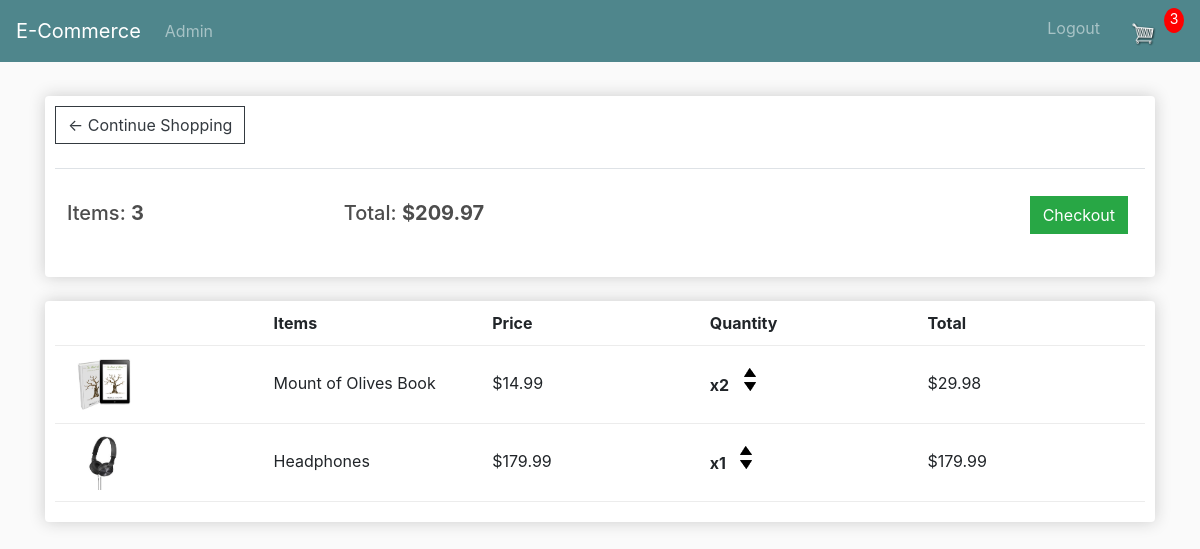
/cart/ (signed in), run on an earlier commit of the app's database.
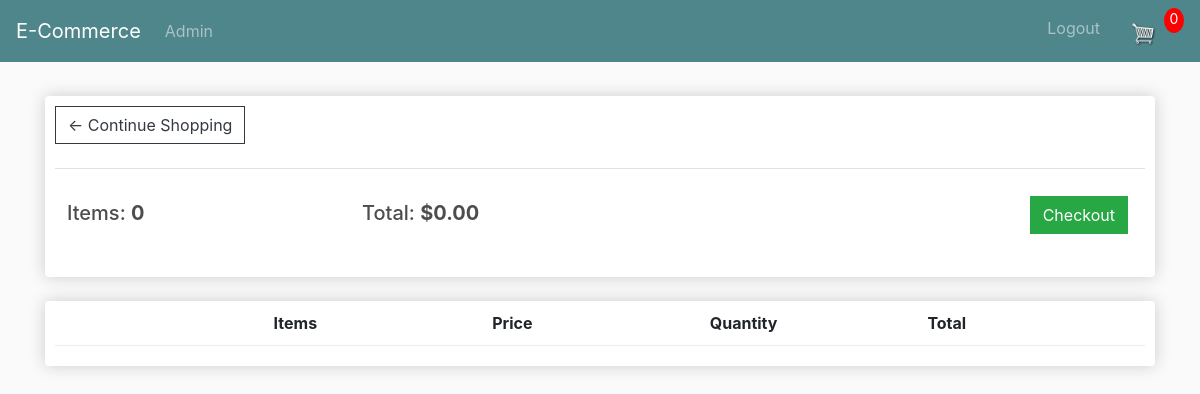
And on a later commit of the database.
### store/models.py (models this page shows, shortened)
class Order(models.Model):
    customer = models.ForeignKey(Customer, on_delete=models.SET_NULL, blank=True, null=True)
    date_ordered = models.DateTimeField(auto_now_add=True)
    complete = models.BooleanField(default=False, null=True, blank=True)
    transaction_id = models.CharField(max_length=200, null=True)
    @property
    def get_cart_total(self):
        orderitems = self.orderitem_set.all()
        total = sum([item.get_total for item in orderitems])
        return total
    @property
    def get_cart_items(self):
        orderitems = self.orderitem_set.all()
        total = sum([item.quantity for item in orderitems])
        return total

class OrderItem(models.Model):
    product = models.ForeignKey(Product, on_delete=models.SET_NULL, blank=True, null=True)
    cart = models.ForeignKey(Order, on_delete=models.SET_NULL, blank=True, null=True)
    quantity = models.IntegerField(default=0, null=True, blank=True)
    date_added = models.DateTimeField(auto_now_add=True)
    @property
    def get_total(self):
        total = self.product.price * self.quantity
        return total

class Product(models.Model):
    name = models.CharField(max_length=200, null=True, blank=True)
    price = models.FloatField()
    digital = models.BooleanField(default=False, null=True, blank=True)
    image = models.ImageField(null=True, blank=True)
    @property
    def imageURL(self):
        try:
            url = self.image.url
        except:
            url='static/images/ProductTemplate.png'
        return url

### store/views.py (the view)
# urls.py: path('cart/', views.cart, name='cart'),
def cart(request):
    if request.user.is_authenticated:
        customer = request.user.customer
        order, created = Order.objects.get_or_create(customer=customer, complete=False)
        items = order.orderitem_set.all()
        cartItems = order.get_cart_items
    else:
        cart = json.loads(request.COOKIES['cart'])
        print('cart:', cart)
        items = []
        order = {'get_cart_items':0, 'get_cart_total':0, 'shipping':False}
        cartItems = order['get_cart_items']
    context = {'items':items, 'order':order, 'cartItems':cartItems}
    return render(request,"store/cart.html",context)

### store/templates/store/cart.html
{% extends 'store/base.html' %}
{% load static %}
{% block content %}
    <div class="row">
        <div class="col-lg-12">
            <div class="box-element">
                <a class="btn btn-outline-dark" href="{% url 'store' %}">&#x2190; Continue Shopping</a>
                <br>
                <br>
                <table class="table">
                    <th><h5 style="margin-top: 20px;">Items: <strong>{{order.get_cart_items}}</strong></h5></th>
                    <th><h5 style="margin-top: 20px;">Total: <strong>${{order.get_cart_total|floatformat:2}}</strong></h5></th>
                    <th>
                        <a class="btn btn-success" style="float: right; margin: 5px; margin-top: 15px;" href="{% url 'checkout' %}">
                            Checkout
                        </a>
                    </th>
                </table>
            </div>
            <br>
            <div class="box-element">
                <div class="cart-row" >
                    <div style="flex: 2px;" ></div>
                    <div style="flex: 2px;" ><strong>Items</strong></div>
                    <div style="flex: 1px;" ><strong>Price</strong></div>
                    <div style="flex: 1px;" ><strong>Quantity</strong></div>
                    <div style="flex: 1px;" ><strong>Total</strong></div>
                </div>
                {% for item in items %}
                <div class="cart-row" >
                    <div style="flex: 2px;" >
                        <img class="row-image" src="{{item.product.imageURL}}" alt="">
                    </div>
                    <div style="flex: 2px; margin-top: 15px;" >{{item.product.name}}</div>
                    <div style="flex: 1px; margin-top: 15px;" >${{item.product.price|floatformat:2}}</div>
                    <div style="flex: 1px; margin-top: 7px;" >
                        <p class="quantity">x{{item.quantity}}</p>
                        <div class="quantity">
                            <img data-product="{{item.product.id}}" data-action="add" class="chg-quantity update-cart" src="{% static 'images/arrow-up.png' %}" alt="">
                            <img data-product="{{item.product.id}}" data-action="remove" class="chg-quantity update-cart" src="{% static 'images/arrow-down.png' %}" alt="">
                        </div>
                    </div>
                    <div style="flex: 1px; margin-top: 15px;" >${{item.get_total}}</div>
                </div>
                {% endfor %}
            </div>
        </div>
    </div>
{% endblock content %}

What changed in the data, as far as the page shows it:
removed Order: get_cart_items "3", get_cart_total "209.97"
removed OrderItem: product.imageURL (picture), product.name "Mount of Olives Book", product.price "14.99", quantity "2", get_total "29.98"
removed OrderItem: product.imageURL (picture), product.name "Headphones", product.price "179.99", quantity "1", get_total "179.99"
added Order: get_cart_items "0", get_cart_total "0.00"
Also different on the page:
{{ cartItems }}: "3" → "0"
